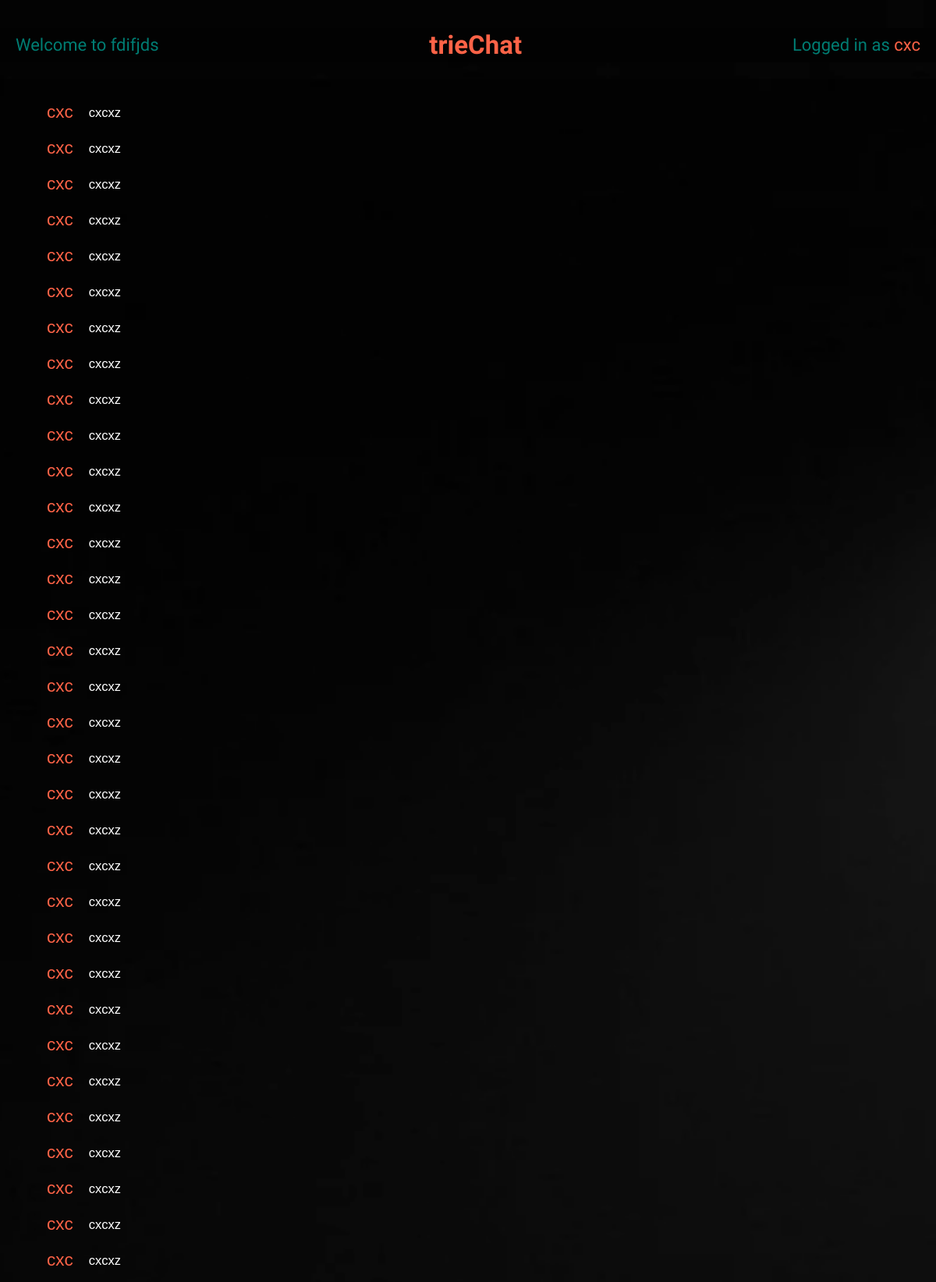
Screenshot of /fdifjds/cxc (upper part) with the database file from the repository.
### app/models.py (models this page shows)
class Message(models.Model):
    room = models.CharField(max_length=100, blank=False)
    user = models.CharField(max_length=100, blank=False)
    msg = models.CharField(max_length=100000, blank=True)
    file = models.FileField(upload_to='',
                            max_length=1000, blank=True)
    time = models.TimeField(blank=False)
    date = models.DateField(blank=False)

### app/views.py (the view, shortened to what this page needs)
# urls.py: path('<str:room>/<str:username>', views.room),
def room(request, room, username):
    messagelist = Message.objects.filter(room=room).values()
    room_details = Room.objects.get(name=room)
    roomlist = Room.objects.all()
    return render(request, 'room.html', {
        'roomlist': roomlist,
        'message': messagelist,
        'username': username,
        'room': room,
        'room_details': room_details
    })

### templates/room.html (shortened to what this page needs)
<!DOCTYPE html>
<html>
<head>
  {% load static %}
  <link rel="stylesheet" type="text/css" href="{% static 'css/style.css' %}" />
  <link rel="stylesheet" type="text/css" href="{% static 'css/button.css' %}" />
  <link rel="stylesheet" type="text/css" href="{% static 'css/extStyle.css' %}" />
  <link rel="stylesheet" type="text/css" href="{% static 'css/particles.css' %}" />
  <link rel="stylesheet" href="https://cdnjs.cloudflare.com/ajax/libs/materialize/1.0.0/css/materialize.min.css">
</head>
<body>
  <div id="particles-js">
    <h2 class="headerRoom"><span style="padding-left: 20px">Welcome to {{room}}</span> <a href="/"
        style="font-weight: 900;font-size: 1.5em;color: tomato;">trieChat</a><span style="padding-right: 20px">Logged
        in as
        <span style="color: tomato;">{{username}}</span></span></h2>
    <div class="roomContainer">
      {% for i in message %}
      <div class="flex-container">
        <div class="username">
          {{i.user}}
        </div>
        <div class="userMessage">{{i.msg}}</div>
      </div>
      {% endfor %}
    </div>
  </div>
</body>
</html>

### static/css/style.css (style rules this page uses)
body { margin: 0px; max-width: 800px; padding: 0px; }

### static/css/extStyle.css (style rules this page uses)
.headerRoom { font-family: Ubuntu; font-size: 22px; color: rgba(0, 125, 115, 1); display: flex; justify-content: space-between; cursor: default; backdrop-filter: brightness(0.5); padding: 10px 0px 10px 0px; z-index: 1; }
.roomContainer { backdrop-filter: brightness(0.5); display: flex; justify-content: center; align-content: center; flex-direction: column; padding: 20px 50px 20px 50px; color: white; }
.flex-container { display: flex; flex-wrap: nowrap; }
.flex-container > div { margin: 10px; text-align: center; }
.username { color: tomato; font-size: 1.5rem; }
.userMessage { display: flex; align-items: center; font-size: 1.1rem; width: max-content; }

### static/css/particles.css (style rules this page uses)
body { margin: 0; font: normal 75% Arial, Helvetica, sans-serif; background-image: url("../bg.jpg"); background-position: center; background-repeat: no-repeat; background-attachment: fixed; background-size: cover; }
#particles-js { position: absolute; width: 100%; height: 100%; }

### rows the page displays
Message: user "cxc", msg "cxcxz"
Message: user "cxc", msg "cxcxz"
Message: user "cxc", msg "cxcxz"
Message: user "cxc", msg "cxcxz"
Message: user "cxc", msg "cxcxz"
Message: user "cxc", msg "cxcxz"
Message: user "cxc", msg "cxcxz"
Message: user "cxc", msg "cxcxz"
Message: user "cxc", msg "cxcxz"
Message: user "cxc", msg "cxcxz"
Message: user "cxc", msg "cxcxz"
Message: user "cxc", msg "cxcxz"
Message: user "cxc", msg "cxcxz"
Message: user "cxc", msg "cxcxz"
Message: user "cxc", msg "cxcxz"
Message: user "cxc", msg "cxcxz"
Message: user "cxc", msg "cxcxz"
Message: user "cxc", msg "cxcxz"
Message: user "cxc", msg "cxcxz"
Message: user "cxc", msg "cxcxz"
Message: user "cxc", msg "cxcxz"
Message: user "cxc", msg "cxcxz"
Message: user "cxc", msg "cxcxz"
Message: user "cxc", msg "cxcxz"
Message: user "cxc", msg "cxcxz"
Message: user "cxc", msg "cxcxz"
Message: user "cxc", msg "cxcxz"
Message: user "cxc", msg "cxcxz"
Message: user "cxc", msg "cxcxz"
Message: user "cxc", msg "cxcxz"
Message: user "cxc", msg "cxcxz"
Message: user "cxc", msg "cxcxz"
Message: user "cxc", msg "cxcxz"

### other values shown
{{ room }} "fdifjds"
{{ username }} "cxc"
